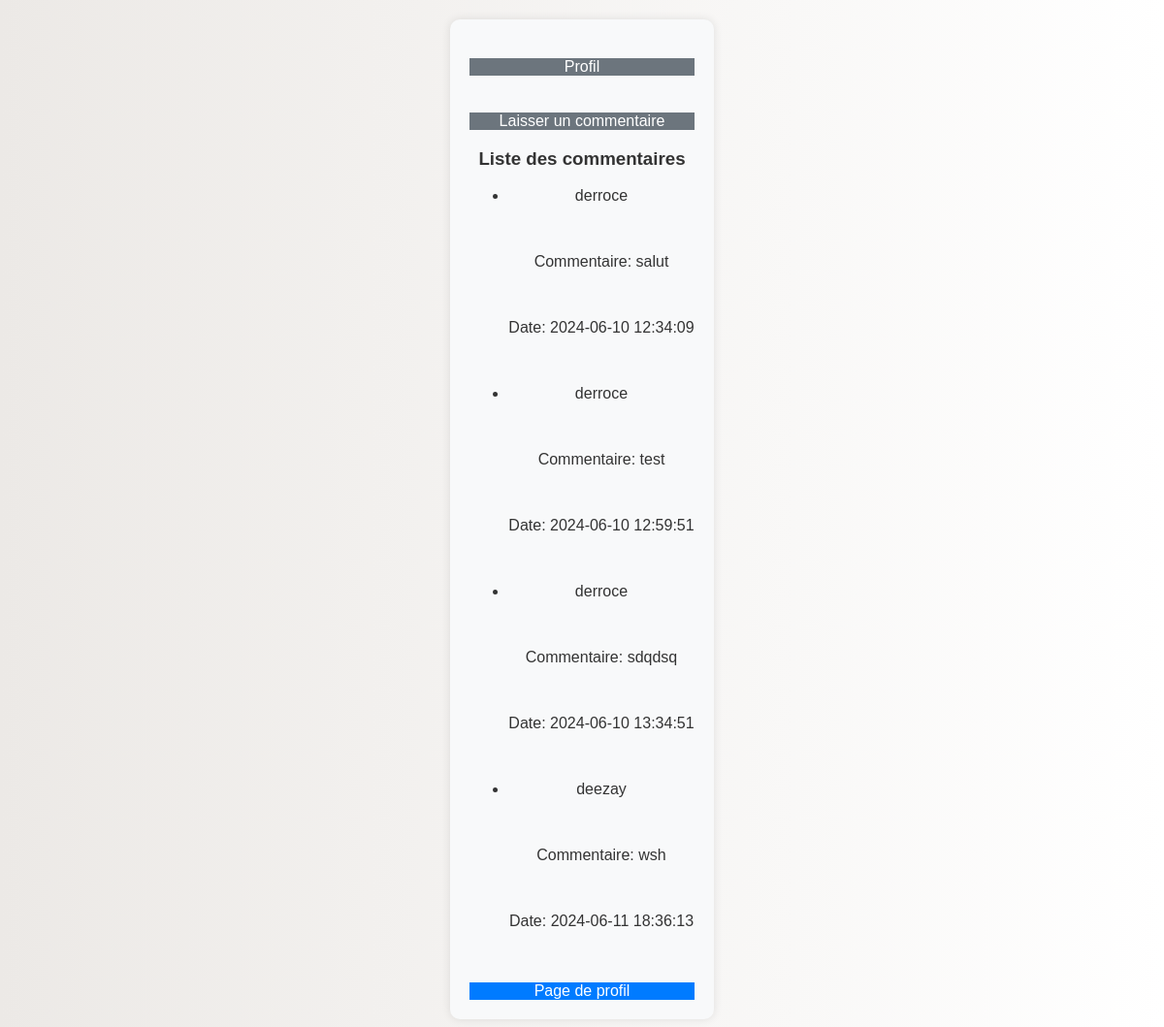
Screenshot of /livre-or.php with the database file from the repository.
### tables this page shows
CREATE TABLE `commentaires` (
  `id` int NOT NULL,
  `commentaire` text NOT NULL,
  `id_utilisateur` int NOT NULL,
  `date` datetime NOT NULL
);

CREATE TABLE `utilisateurs` (
  `id` int NOT NULL,
  `login` varchar(255) NOT NULL,
  `password` varchar(255) NOT NULL
);

### livre-or.php (the view, shortened to what this page needs)
<!DOCTYPE html>
<html lang="en">
<?php include('./includes/_head.php') ?>
<body>
    <main>
        <div class="container mt-5">
            <a href="./profil.php" class="btn btn-secondary mb-3">Profil</a>
            <br />
            <a href="./commentaires.php" class="btn btn-secondary mb-3">Laisser un commentaire</a>
            <?php
                $mysqli = mysqli_connect("localhost", "root", "", "livreor");
                $request = "SELECT commentaires.commentaire, commentaires.date, login
                FROM commentaires INNER JOIN utilisateurs ON commentaires.id_utilisateur = utilisateurs.id";
                $stmt = $mysqli->prepare($request);
                $stmt->execute();
                $result = $stmt->get_result();
                echo "<h3>Liste des commentaires</h3>";
                echo "<ul class='list-group'>";
                while ($row = $result->fetch_assoc()) {
                    echo "<li class='list-group-item'>";
                    echo "<p>" . htmlspecialchars($row["login"]) . "</p><br>";
                    echo "<p>Commentaire: " . htmlspecialchars($row["commentaire"]) . "</p><br>";
                    echo "<p>Date: " . htmlspecialchars($row["date"]) . "</p><br>";
                    echo "</li>";
                }
                echo "</ul>";
            ?>
            <a href="./profil.php" class="btn btn-primary mt-3">Page de profil</a>
        </div>
    </main>
    <?php include('./includes/_footer.php') ?>
</body>
</html>

### includes/_head.php (shortened to what this page needs)
<head>
    <link rel="stylesheet" href="./CSS/style.css">
</head>

### includes/_footer.php (shortened to what this page needs)
<!DOCTYPE html>
<html lang="en">
<head>
</head>
<body>
</body>
</html>

### CSS/style.css (style rules this page uses)
body { font-family: 'Helvetica Neue', Arial, sans-serif; background: linear-gradient(to right, #ece9e6, #ffffff); color: #333; margin: 0; padding: 0; display: flex; flex-direction: column; min-height: 100vh; }
main { flex: 1; display: flex; flex-direction: column; align-items: center; justify-content: center; padding: 20px; text-align: center; }
.container { max-width: 600px; margin: 0 auto; padding: 20px; background-color: #f8f9fa; border-radius: 10px; box-shadow: 0 0 10px rgba(0, 0, 0, 0.1); }
.btn-primary { background-color: #007BFF; color: #fff; }
.btn-secondary { background-color: #6c757d; color: #fff; }
body { font-family: Arial, sans-serif; background-color: #f8f9fa; margin: 0; padding: 0; }
.container { max-width: 600px; margin: 0 auto; padding: 20px; }
a { display: block; text-align: center; margin-top: 20px; color: #007BFF; text-decoration: none; transition: color 0.3s ease; }

### rows the page displays
commentaires: id_utilisateur.login "derroce", commentaire "salut", date "2024-06-10 12:34:09"
commentaires: id_utilisateur.login "derroce", commentaire "test", date "2024-06-10 12:59:51"
commentaires: id_utilisateur.login "derroce", commentaire "sdqdsq", date "2024-06-10 13:34:51"
commentaires: id_utilisateur.login "deezay", commentaire "wsh", date "2024-06-11 18:36:13"
